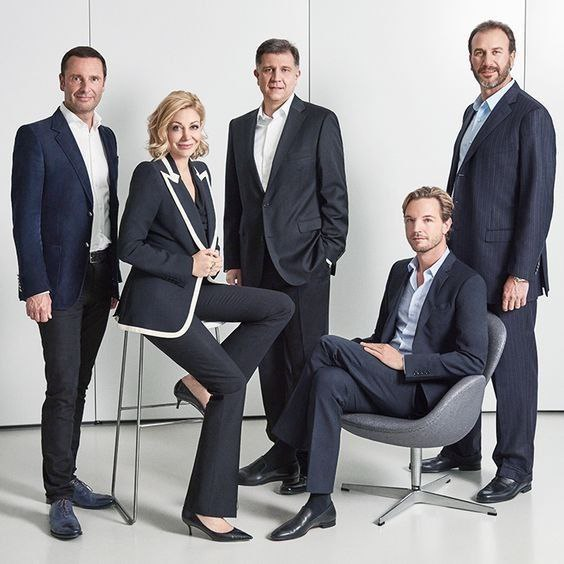
#> input picture image.jpg, 564 x 564 px
$ python main.py
#> lines starting #> are read from the running program, lines starting #| are printed output that depends on the picture; after the words box and inside, x2 and y2 are one past the last pixel; in counts of white or black regions, pixels touching at a corner belong together
import cv2
img = cv2.imread('image.jpg')
#> img is the input picture: shape (564, 564, 3); mean B, G, R 141.5, 138, 138.8
gray = cv2.cvtColor(img, cv2.COLOR_BGR2GRAY)
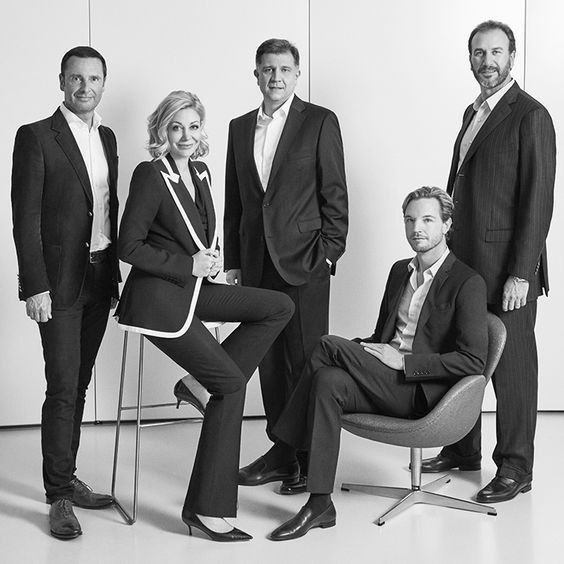
#> gray: shape (564, 564); min 0, max 255, mean 138.6
face_cascade = cv2.CascadeClassifier(cv2.data.haarcascades + 'haarcascade_frontalface_default.xml')
faces = face_cascade.detectMultiScale(gray, scaleFactor=1.1, minNeighbors=5)
#> faces = [[462, 31, 53, 53], [252, 50, 48, 48], [58, 57, 55, 55], [398, 200, 51, 51], [162, 109, 49, 49]]
for (x, y, w, h) in faces:
    cv2.rectangle(img, (x, y), (x+w, y+h), (0, 0, 255), 2)
#> this loop made 5 passes
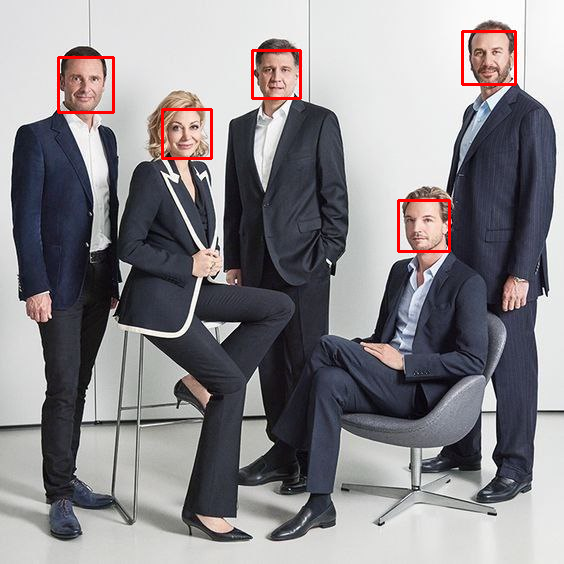
#> img: shape (564, 564, 3); 0.96% of pixels changed, all inside (x1, y1, x2, y2) = (57, 30, 517, 253)
cv2.imshow('output', img)
print('Number of faces:', len(faces))
#| Number of faces: 5

cv2.waitKey(0)
cv2.destroyAllWindows()
